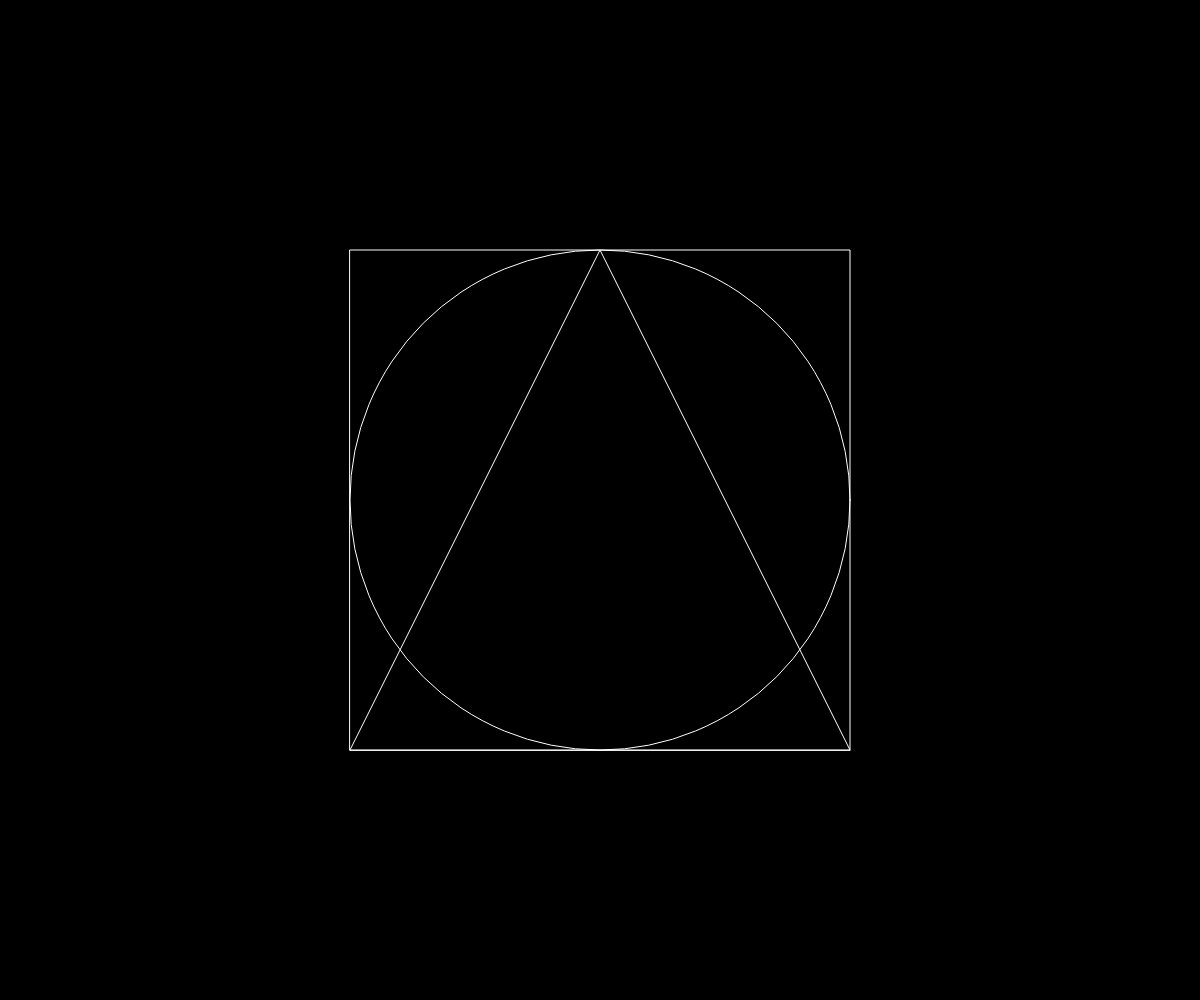
Frame 1 (no input)
Frame 2 (the mouse pressed at the canvas centre, redrawn once): identical to frame 1, image omitted

The p5.js sketch that drew this single still picture (run headless with seeded random() and noise() and a simulated clock; the mouse was pressed at the canvas centre and the sketch redrawn once):

// p5.js sketch
// ── sketch.js
function setup() {
    createCanvas(windowWidth, windowHeight);
    noLoop()
}

function windowResized() {
    resizeCanvas(windowWidth, windowHeight);
}


function draw() {
    background(0)

    noFill();
    const x = width / 2
    const y = height / 2

    stroke(255);
    // 直径
    const diameter = min(width, height) * 0.5

    circle(x, y, diameter);

    rect(x-diameter/2, y-diameter/2, diameter, diameter);
    
    triangle(x-diameter/2, y+diameter/2, x,y-diameter/2, x+diameter/2, y+diameter/2)
}
